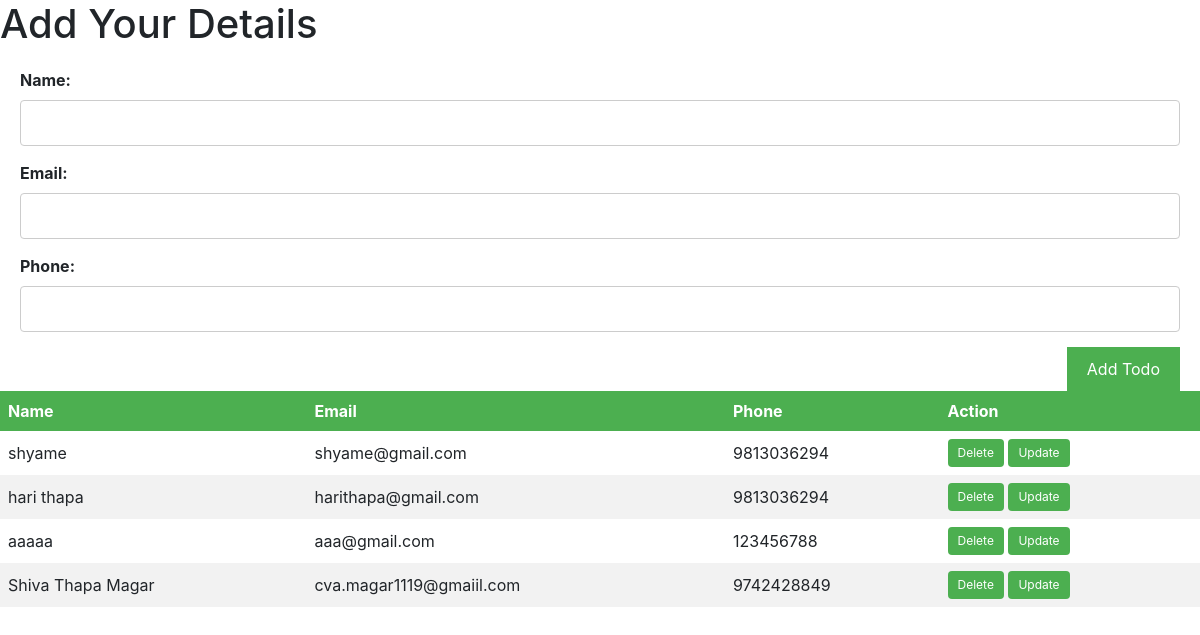
The page / on the database its author committed.
### todo/models.py (models this page shows)
class Contact(models.Model):
    name=models.CharField(max_length=100)
    email=models.CharField(max_length=100)
    phone=models.BigIntegerField(max_length=14)

### todo/views.py (the view, shortened to what this page needs)
# urls.py: path('', views.index, name='home'),
def index(request):
    alldata=Contact.objects.all()
    context={
        'alldata':alldata
    }
    return render(request,'index.html',context)

### templates/index.html (shortened to what this page needs)
{% load static %}
<!DOCTYPE html>
<html>
  <head>
    <link rel="stylesheet" href="{% static 'styles.css' %}" />
    <link
      rel="stylesheet"
      href="https://cdn.jsdelivr.net/npm/bootstrap@4.3.1/dist/css/bootstrap.min.css"
    />
  </head>
  <body>
    <h1>Add Your Details</h1>
    <form action="" method="post">
      <label for="name">Name:</label>
      <input type="text" id="name" name="name" required />
      <label for="email">Email:</label>
      <input type="email" id="email" name="email" required />
      <label for="phone">Phone:</label>
      <input type="tel" id="phone" name="phone" required />
      <button type="submit">Add Todo</button>
    </form>
    <table>
      <thead>
        <tr>
          <th>Name</th>
          <th>Email</th>
          <th>Phone</th>
          <th>Action</th>
        </tr>
      </thead>
      <tbody>
        {% for i in alldata %}
        <tr>
          <td>{{i.name}}</td>
          <td>{{i.email}}</td>
          <td>{{i.phone}}</td>
          <td>
            <a href="{% url 'delete' i.id %}" class="button">Delete</a>
            <a href="{% url 'update' i.id %}" class="button">Update</a>
          </td>
        </tr>
        {% endfor %}
      </tbody>
    </table>
  </body>
</html>

### static/styles.css (style rules this page uses)
form { margin: 20px; }
label { display: block; margin-bottom: 5px; font-weight: bold; }
input[type="text"], input[type="email"], input[type="tel"] { width: 100%; padding: 10px; margin-bottom: 15px; border: 1px solid #ccc; border-radius: 4px; box-sizing: border-box; }
button { background-color: #4caf50; color: white; padding: 10px 20px; border: none; border-radius: 4px; cursor: pointer; float: right; margin-bottom: 10px; }
table { border-collapse: collapse; width: 100%; }
th, td { text-align: left; padding: 8px; }
th { background-color: #4caf50; color: white; }
tr:nth-child(even) { background-color: #f2f2f2; }
.button { background-color: #4caf50; color: white; border: none; padding: 5px 10px; text-align: center; text-decoration: none; display: inline-block; font-size: 12px; border-radius: 4px; }

### rows shown on the page
Contact: name "shyame", email "shyame@gmail.com", phone "9813036294"
Contact: name "hari thapa", email "harithapa@gmail.com", phone "9813036294"
Contact: name "aaaaa", email "aaa@gmail.com", phone "123456788"
Contact: name "Shiva Thapa Magar", email "cva.magar1119@gmaiil.com", phone "9742428849"
